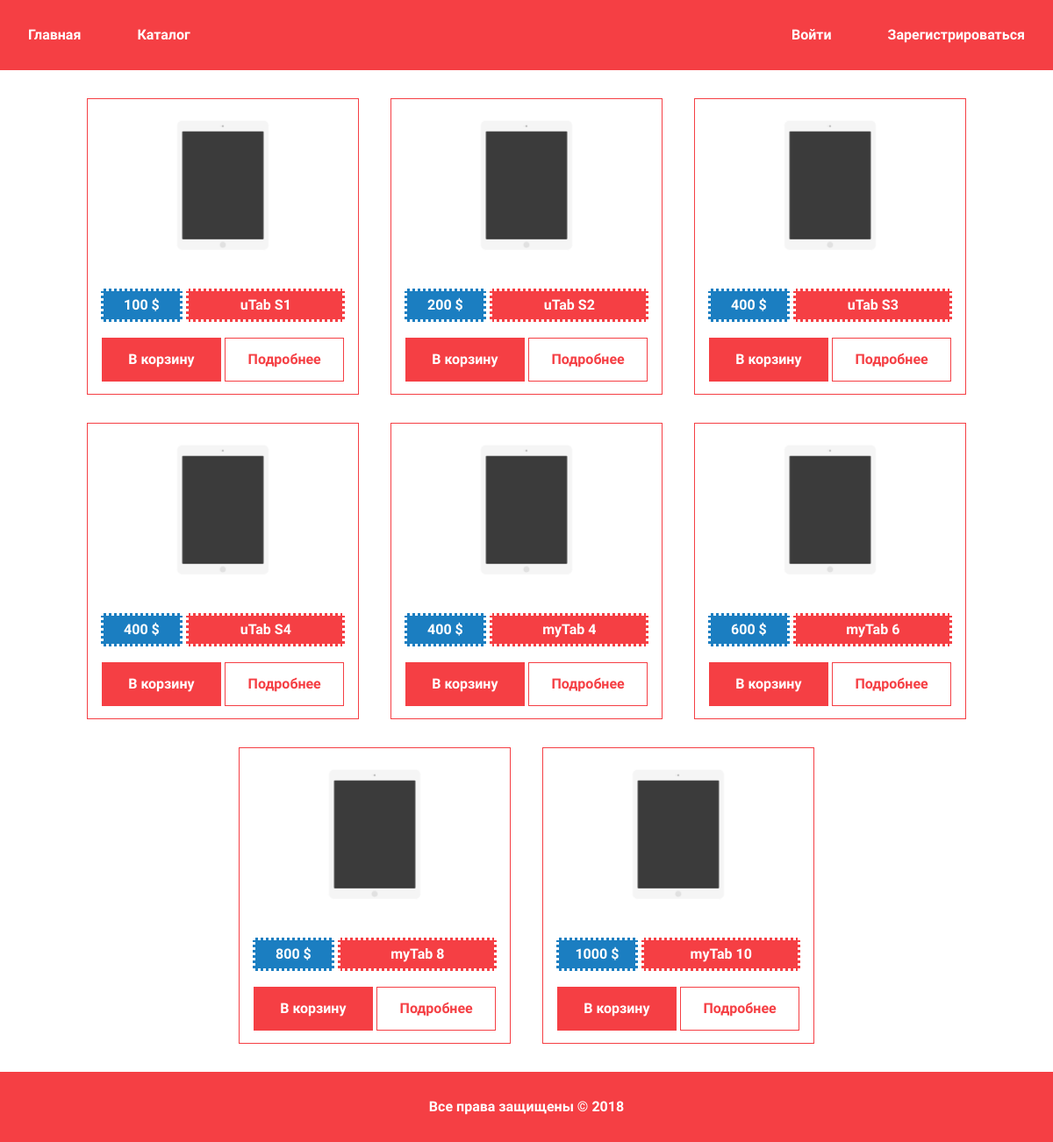
/categories/tablets, run on the app's committed database.
### tables this page shows
CREATE TABLE IF NOT EXISTS `products` (
  `product_id` int(11) NOT NULL AUTO_INCREMENT,
  `product_name` varchar(50) NOT NULL,
  `product_image` varchar(50) NOT NULL DEFAULT 'no_image.png',
  `product_brand_id` varchar(50) NOT NULL,
  `product_text_small` text NOT NULL,
  `product_text` text,
  `product_price` int(10) unsigned NOT NULL DEFAULT '0',
  `product_quantity` int(10) unsigned NOT NULL DEFAULT '0',
  `product_seo_title` varchar(50) NOT NULL,
  `product_seo_description` varchar(50) NOT NULL,
  `product_seo_keywords` varchar(50) NOT NULL,
  `status` smallint(2) unsigned NOT NULL DEFAULT '1',
  PRIMARY KEY (`product_id`)
);

### index.php (called while the page is built, shortened)
<?php
    require_once DIR_CORE.'database.php';
    require_once DIR_CORE.'route.php';
    $router = new Route;
    if(isset($_GET['_route_']))
    {
        $controller = $router->get_controller($_GET['_route_']);
    }
    else
    {
        $controller = 'main';
    }
    $router->assembler($controller);

### core/database.php (called while the page is built, shortened)
<?php
class Database
{
    public $db;
    public function __construct()
    {
        $this->db = mysqli_connect(HOST,USER,PASSWORD,DATABASE);
        return $this->db;
    }
    public function DB_GetSomeLines($sql)
    {
        $res = mysqli_query($this->db, $sql);
        if(!$res)
        {
            return array();
        }
        else
        {
            while ($row = mysqli_fetch_assoc($res))
            {
                $res_row[] = $row;
            }
        }
        return $res_row;
    }
    public function DB_GetOneLine($sql)
    {
        $res = mysqli_query($this->db, $sql);
        if(!$res)
            {
            return array();
        }
        else
        {
            return mysqli_fetch_assoc($res);
        }
    }
}

### app/controller/categories.php (called while the page is built, shortened)
<?php
class Categories
{
    public $categoriesModel;
    public function __construct()
    {
        $this->categoriesModel = new CategoriesModel;
        if (isset($_POST['category_id']))
        {
            $this->category_id = $_POST['category_id'];
            $this->showProducts($this->category_id);
        }
        else
        {
            $this->showCategories();
        }
    }
    public function showProducts($category_id)
    {
        $products_array = $this->categoriesModel->getCategory_Products($category_id);
        if (!empty($products_array))
        {
            foreach ($products_array as $p_a)
            {
                $this->products_info[] =
                [
                    'product_id' => $p_a['product_id'],
                    'product_name' => $p_a['product_name'],
                    'product_price' => $p_a['product_price'],
                    'product_text' => $p_a['product_text_small'],
                    'product_link' => "/product/" . $this->categoriesModel->getProduct_Link($p_a['product_id']),
                    'product_image' => $p_a['product_image']
                ];
            }
        }
    }
}
$obj_Categories = new Categories;
$template = $obj_Categories->template;
if ($template != "categories")
{
    $products = $obj_Categories->products_info;
}
else
{
    $categories = $obj_Categories->categories_info;
}

### app/model/categories.php (called while the page is built, shortened)
<?php
    class Categories extends Database
    {
        public function getProduct_Link($product_id)
        {
            $res = $this->DB_GetOneLine("SELECT alias FROM url_alias WHERE url = 'product_id=$product_id'");
            if (isset($res['alias']) && !empty($res['alias']))
            {
                return $res['alias'];
            }
            else
            {
                return FALSE;
            }
        }
        public function getCategory_Products($category_id)
        {
            return $this->DB_GetSomeLines
                    ("
                        SELECT *
                        FROM products p
                        JOIN product_to_category ptc ON ptc.product_id = p.product_id
                        WHERE ptc.category_id = $category_id AND status='1'
                    ");
        }
    }

### app/view/default/category_products.php (the view)
<div class="content__products">
    <?php foreach($products as $product) { ?>
        <div class="content__products-item">
            <img
                height="<?php echo IMAGE_RESOLUTION_CONTENT;?>"
                alt="<?php echo $product['product_name']; ?>"
                src="<?php echo DIR_PRODUCT_IMG.$product['product_image'] ?>"
            >
            <div class="content__products-nameNprice">
                <p class="content__products-price"><?php echo $product['product_price']." $"; ?></p>
                <p class="content__products-name"><?php echo $product['product_name']; ?></p>
            </div>
            <div class="content__products-btns">
                <a class="content__products-btn add_to_cart" href="#" name="<?php echo $product['product_id']; ?>">В корзину</a>
                <a class="content__products-btn more" href="<?php echo $product['product_link'] ?>">Подробнее</a>
            </div>
        </div>
    <?php } ?>
</div>

### css/style.css (style rules this page uses)
* { font-size:16px;margin:0;padding:0;font-family:Comfortaa;color:#333 }
a { text-decoration:none }
.content__products-item { margin:1em;padding:.5em;border:1px solid #f53f44;display:inline-block;width:25% }
.content__products-item img { padding-top:1em;padding-bottom:1em }
.content__products-nameNprice { font-weight:700;padding-top:1em;padding-bottom:1em;height:2em;line-height:2em }
.content__products-name { display:inline-block;font-weight:700;border:3px dotted #fff;background:#f53f44;color:#fff;width:60% }
.content__products-price { display:inline-block;border:3px dotted #fff;background:#1b7ec1;color:#fff;width:30% }
.content__products-btns { font-weight:700;padding-top:.5em;padding-bottom:.5em;height:3em;line-height:3em }
.content__products-btn { display:inline-block;border:1px solid #f53f44;width:46%;height:3em;line-height:3em }
.add_to_cart { background:#f53f44;font-weight:700;color:#fff }
.more { background:#fff;color:#f53f44 }

### data on the page
products: product_image (picture), product_price "100", product_name "uTab S1"
products: product_image (picture), product_price "200", product_name "uTab S2"
products: product_image (picture), product_price "400", product_name "uTab S3"
products: product_image (picture), product_price "400", product_name "uTab S4"
products: product_image (picture), product_price "400", product_name "myTab 4"
products: product_image (picture), product_price "600", product_name "myTab 6"
products: product_image (picture), product_price "800", product_name "myTab 8"
products: product_image (picture), product_price "1000", product_name "myTab 10"
